Frame 1 (no input): blank canvas, image omitted
Frame 60 (the mouse pressed at the canvas centre just before this capture): blank canvas, image omitted
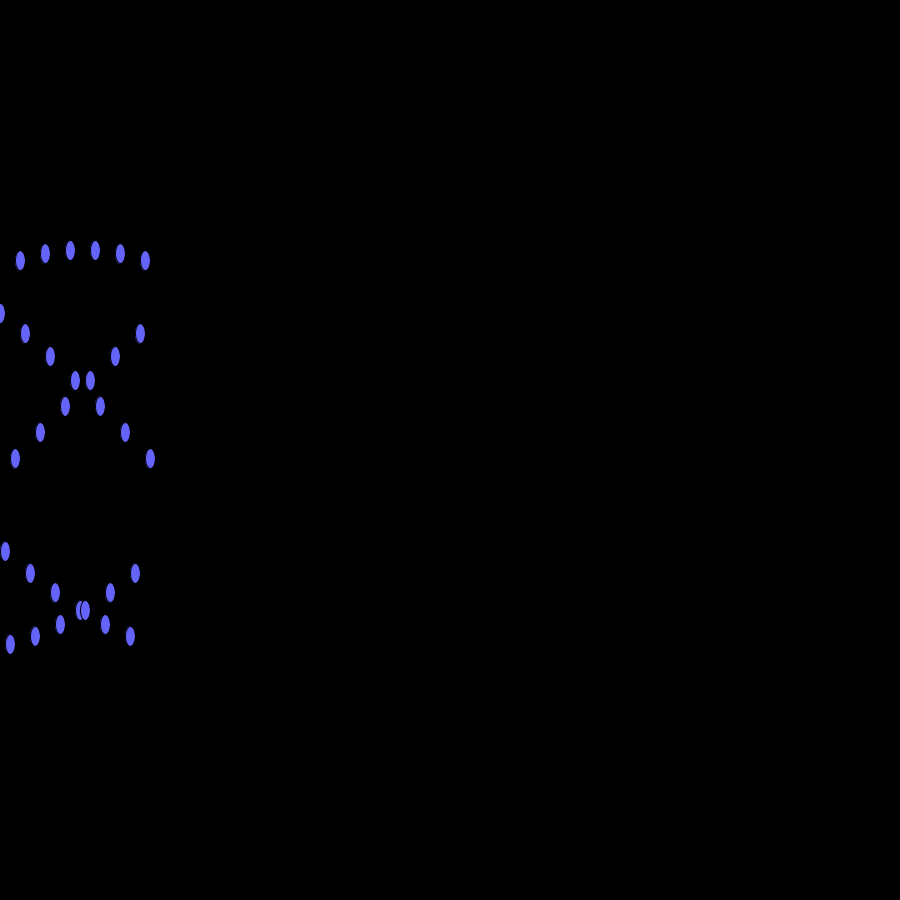
Frame 120 (the mouse held since frame 60 and released just before this capture)

The Processing sketch whose frames 1 and 60 were blank and that drew this single picture after the mouse press (run headless with seeded random() and noise(); from frame 60 on, the mouse is pressed at the canvas centre):

// Processing sketch: d04_hw01_overlapping
// ── d04_hw01_overlapping.pde
float r = 0;

void setup() {
  size(900, 900);
  background(0);
  smooth();
}

void draw() {
  
  float x = frameCount * 5;
  float y = 200 * sin(frameCount * 5);
  
  
  translate(width/2, height/2);
  fill(100, 100, 250);
  ellipse(x-width, y, 10, 20);
}
